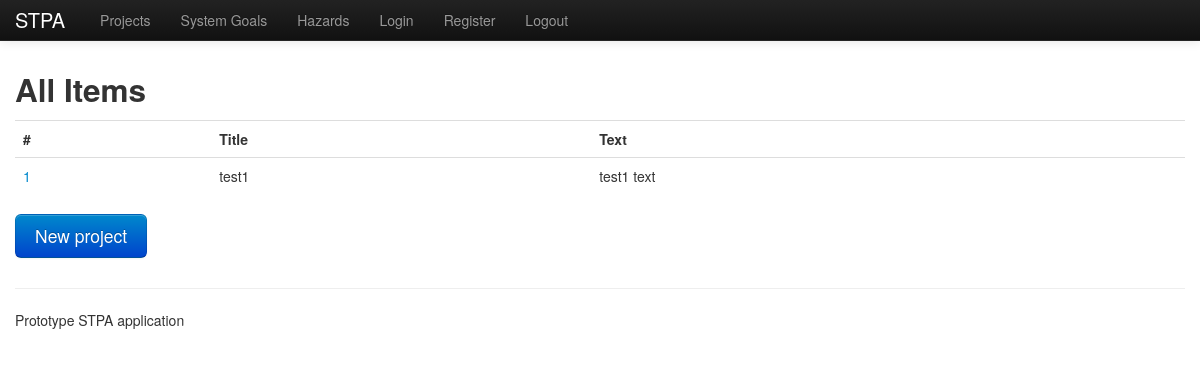
/project/ (signed in), run on an earlier commit of the app's database.
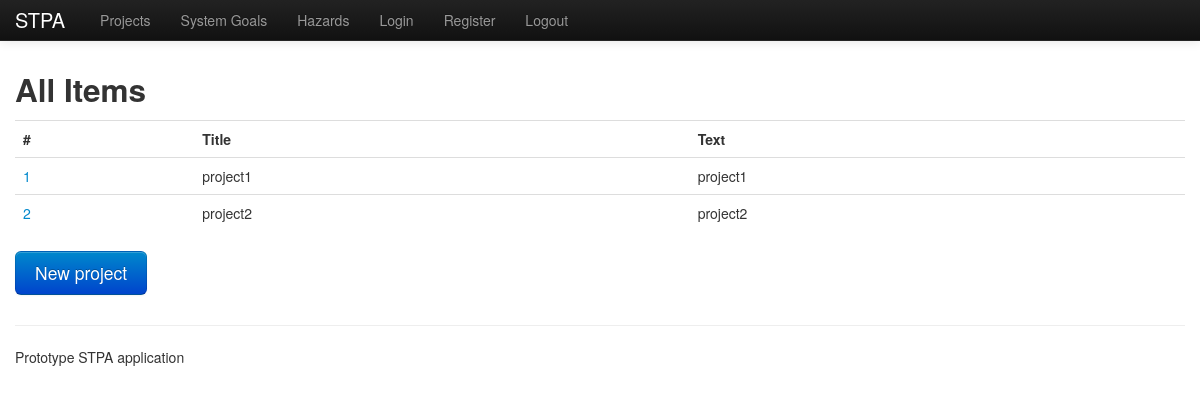
And on a later commit of the database.
### stpa_prototype/database/models.py (models this page shows, shortened)
class Project(Base):
    __tablename__ = 'project'
    id = Column(Integer(), primary_key=True)
    title = Column(String(80))
    description = Column(String(255))
    users = relationship('User', secondary='project_users', backref=backref('users', lazy='dynamic'))

### stpa_prototype/project_management/project.py (the view)
@project_blueprint.route('/')
@login_required
def index():
    return render_template('project_management/index.html',
                           projects=current_user.projects
                           )

### stpa_prototype/__init__.py (called while the page is built)
@app.teardown_appcontext
def shutdown_session(exception=None):
    db_session.remove()

### stpa_prototype/templates/project_management/index.html
{% extends "layout.html" %}
{% block body %}
<div id="main" class="container">
    <h2>All Items</h2>
    <table class="table table-hover">
      <tr>
        <th>#
        <th>Title
        <th>Text
      {%- for project in projects %}
      <tr>
        <td><a href="/project/{{ project.id }}">{{ project.id }}</a>
        <td>{{ project.title }}
        <td>{{ project.description }}</td>
      {%- endfor %}
    </table>
    <p>
      <a href="{{ url_for('project.new') }}" class="btn btn-large btn-primary">New project</a>
</div>
{% endblock %}

### stpa_prototype/templates/layout.html (shortened to what this page needs)
<!doctype html>
<link href="/static/bootstrap.css" rel="stylesheet">
<link href="/static/bootstrap-responsive.css" rel="stylesheet">
<div class="navbar navbar-inverse navbar-fixed-top">
        <div class="navbar-inner">
            <div class="container">
                <a class="brand" href="/">STPA</a>
                <div class="nav-collapse collapse">
                    <ul class="nav">
                        <li><a href="/project">Projects</a></li>
                        <li><a href="/goals">System Goals</a></li>
                        <li><a href="/hazards">Hazards</a></li>
                        <li><a href="/auth/login">Login</a></li>
                        <li><a href="/auth/register">Register</a></li>
                        <li><a href="/auth/logout">Logout</a></li>
                    </ul>
                </div>
            </div>
        </div>
</div>
<div id="main" class="container">
    {% block body %}{% endblock %}
    <hr>
    <footer id="footer">
                <p>Prototype STPA application</p>
    </footer>
</div>

What changed in the data, as far as the page shows it:
changed Project id 1: title "test1" → "project1"; description "test1 text" → "project1"
added Project: id "2", title "project2", description "project2"
